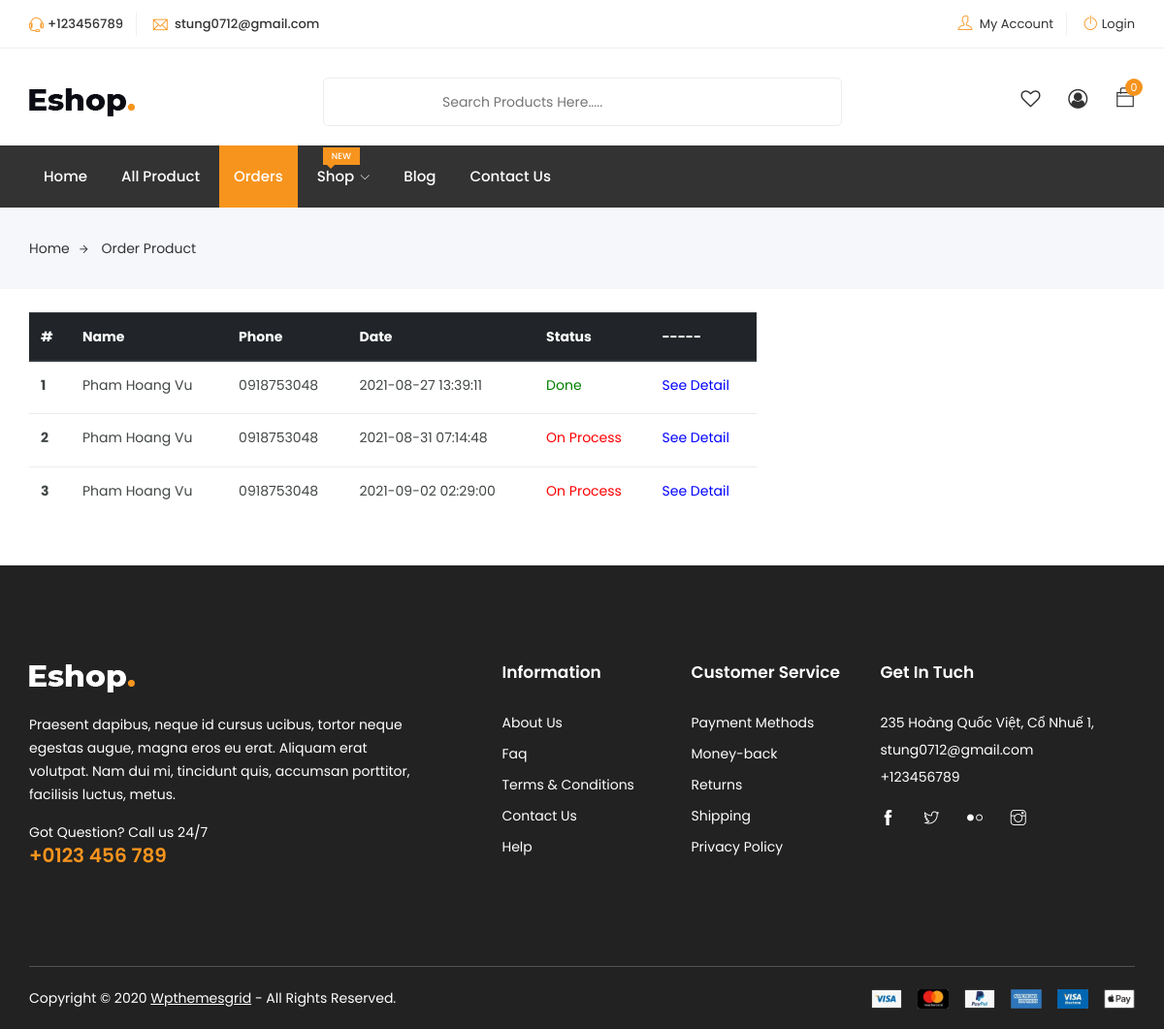
The app's page /order.php with its own data.
### tables this page shows
CREATE TABLE `order` (
  `id_order` int(11) NOT NULL,
  `id_customer` int(11) NOT NULL,
  `phone` varchar(11) NOT NULL,
  `address` varchar(255) NOT NULL,
  `created_at` timestamp NOT NULL DEFAULT current_timestamp(),
  `status` int(11) NOT NULL
);

CREATE TABLE `customers` (
  `id` int(11) NOT NULL,
  `name` varchar(100) NOT NULL,
  `email` varchar(100) NOT NULL,
  `password` varchar(50) NOT NULL
);

### order.php (the view, shortened to what this page needs)
<?php require_once 'public/inc/header.php' ?>
<div class="header-inner">
    <div class="container">
        <div class="cat-nav-head">
            <div class="row">
                <div class="col-12">
                    <div class="menu-area">
                        <?php require_once 'public/inc/navbar.php' ?>
                    </div>
                </div>
            </div>
        </div>
    </div>
</div>
</header>
<div class="breadcrumbs">
    <div class="container">
        <div class="row">
            <div class="col-12">
                <div class="bread-inner">
                    <ul class="bread-list">
                        <li><a href="index.html">Home<i class="ti-arrow-right"></i></a></li>
                        <li class="active"><a href="order.html">Order Product</a></li>
                    </ul>
                </div>
            </div>
        </div>
    </div>
</div>
<br>
<section>
    <div class="container">
        <div class="row" id="load">
            <div class="col-8">
                <table class="table" id="load">
                    <thead class="thead-dark">
                        <tr>
                            <th scope="col">#</th>
                            <th scope="col">Name</th>
                            <th scope="col">Phone</th>
                            <th scope="col">Date</th>
                            <th scope="col">Status</th>
                            <th scope="col">-----</th>
                        </tr>
                    </thead>
                    <tbody>
                        <?php
                        $stt = 0;
                        $qr = mysqli_query($conn, "SELECT * FROM `order` JOIN customers ON order.id_customer = customers.id");
                        while ($row_order = mysqli_fetch_assoc($qr)) {
                            $stt++;
                        ?>
                            <tr>
                                <th scope="row"><?php echo $stt ?></th>
                                <td><?php echo $row_order['name'] ?></td>
                                <td><?php echo $row_order['phone'] ?></td>
                                <td><?php echo $row_order['created_at'] ?></td>
                                <td><?php if ($row_order['status'] == 0) {
                                       echo '<span style="color: red;">On Process</span>';
                                    } else {
                                        echo '<span style="color: green;">Done</span>';
                                    } ?></td>
                                <td><a style="color:blue" href="javascript:void(0)" onclick="orderDetail(<?php echo $row_order['id_order'] ?>)">See Detail</a></td>
                            </tr>
                        <?php }  ?>
                    </tbody>
                </table>
            </div>
        </div>
    </div>
</section>
<br>
<br>
<?php require_once 'public/inc/footer.php' ?>

### records on screen
order: id_customer.name "Pham Hoang Vu", phone "0918753048", created_at "2021-08-27 13:39:11", status "Done"
order: id_customer.name "Pham Hoang Vu", phone "0918753048", created_at "2021-08-31 07:14:48", status "On Process"
order: id_customer.name "Pham Hoang Vu", phone "0918753048", created_at "2021-09-02 02:29:00", status "On Process"

### other values on screen
$number "0"
